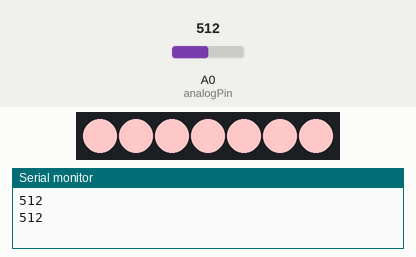
Bench run of a sketch on a simulated Arduino Uno, built with avr-gcc and run on an emulated ATmega328P. Shown: 7 RGB LEDs in strip order, left to right, the last lines printed to the serial monitor. Inputs (shaded band) come from the test bench; at power-on: A0 (analogPin) = 512.

Above: at 1.8 s.
1.9 s: A0 (analogPin) set to 207
3.4 s: A0 (analogPin) set to 188
At 4.9 s:
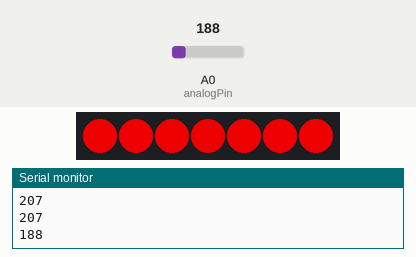
5.5 s: A0 (analogPin) set to 210
At 6.5 s:
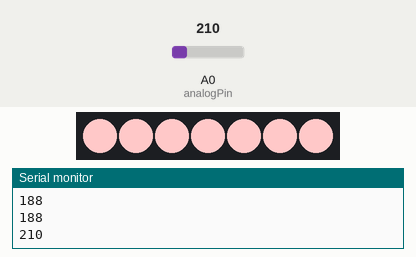
7.5 s: A0 (analogPin) set to 190
At 9.3 s:
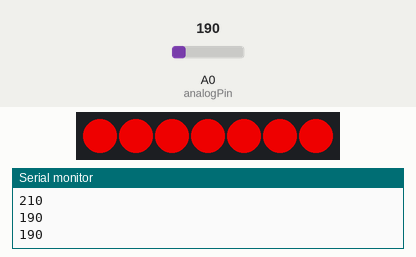
Timing chart, 0 to 10.5 s (numbered marks = the images above; inputs shaded):
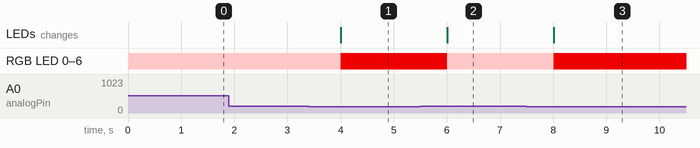

The sketch:

christmas-tree-sensor.ino
```cpp
#include <Adafruit_NeoPixel.h>

#define LED_PIN   10
#define LED_COUNT 7

// Declare our NeoPixel strip object:
Adafruit_NeoPixel pixels(LED_COUNT, LED_PIN, NEO_GRBW + NEO_KHZ800);

int analogPin = A0;

int val = 0;

uint32_t hydratedClr = pixels.Color(127, 0, 0, 255);
uint32_t dryClr = pixels.Color(255, 0, 0, 0);
uint32_t curClr;

void setup() {
  Serial.begin(9600);           //  setup serial
  pixels.begin(); // INITIALIZE NeoPixel strip object (REQUIRED)
  pixels.setBrightness(200);
}

void loop() {
  pixels.clear(); // Set all pixel colors to 'off'

  val = analogRead(analogPin);  // read the input pin
  Serial.println(val);          // debug value

  if (val <= 200) {
    curClr = dryClr;
  } else {
    curClr = hydratedClr;
  }

  // pixels.Color() takes RGB values, from 0,0,0 up to 255,255,255
  // Here we're using a moderately bright green color:
  for(int i=0; i< LED_COUNT; i++) {
    pixels.setPixelColor(i, curClr);
  }

  pixels.show();   // Send the updated pixel colors to the hardware.
  delay(1000);
}
```

Measured:
- the behaviour switches between 201 and 200 on A0 (analogPin) (found by bisection; images 0 and 1)
- after the input at 3.4 s, RGB LED 0–6: RGB(255, 200, 200) → RGB(200, 0, 0) after 0.61 s; the LEDs: change after 0.61 s (image 1)
- after the input at 5.5 s, RGB LED 0–6: RGB(200, 0, 0) → RGB(255, 200, 200) after 0.51 s; the LEDs: change after 0.51 s (image 2)
- after the input at 7.5 s, RGB LED 0–6: RGB(255, 200, 200) → RGB(200, 0, 0) after 0.51 s; the LEDs: change after 0.51 s (image 3)
